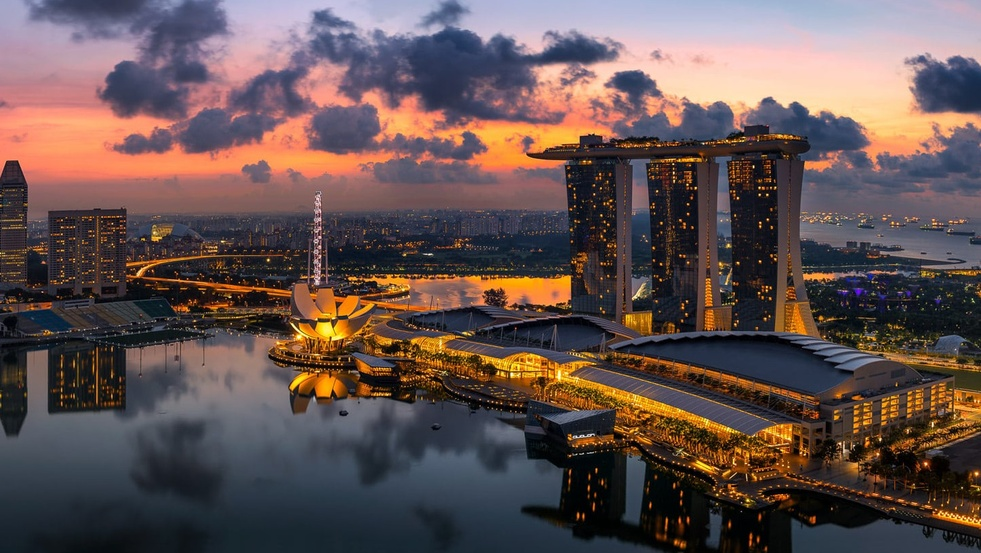
#> input picture singapore/train.jpg, 981 x 553 px, shrunk from 1447 x 815 before the run
$ jupyter execute main.ipynb
#> lines starting #> are read from the running program, lines starting #| are printed output that depends on the picture; long printed decimals are rounded
[cell 1]
import cv2
import numpy as np
import matplotlib.pyplot as plt

[cell 2]
train_photo = cv2.imread('singapore/train.jpg')
#> train_photo is the input picture: shape (553, 981, 3); mean B, G, R 80.6, 82.1, 99.4
train_photo = cv2.cvtColor(train_photo, cv2.COLOR_BGR2RGB)
train_photo_gray = cv2.cvtColor(train_photo, cv2.COLOR_RGB2GRAY)
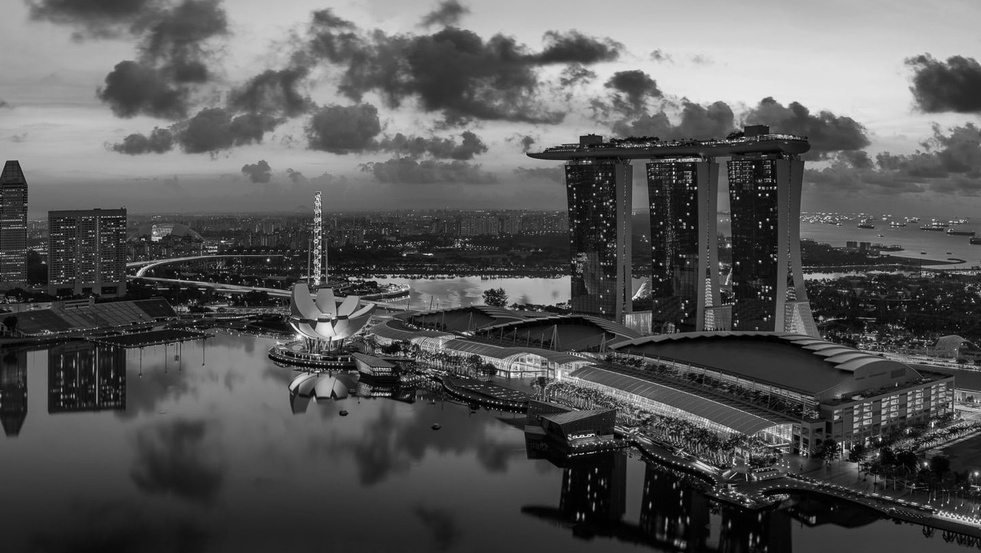
#> train_photo_gray: shape (553, 981); min 0, max 252, mean 87.1

query_photo = cv2.imread('singapore/query.jpg')
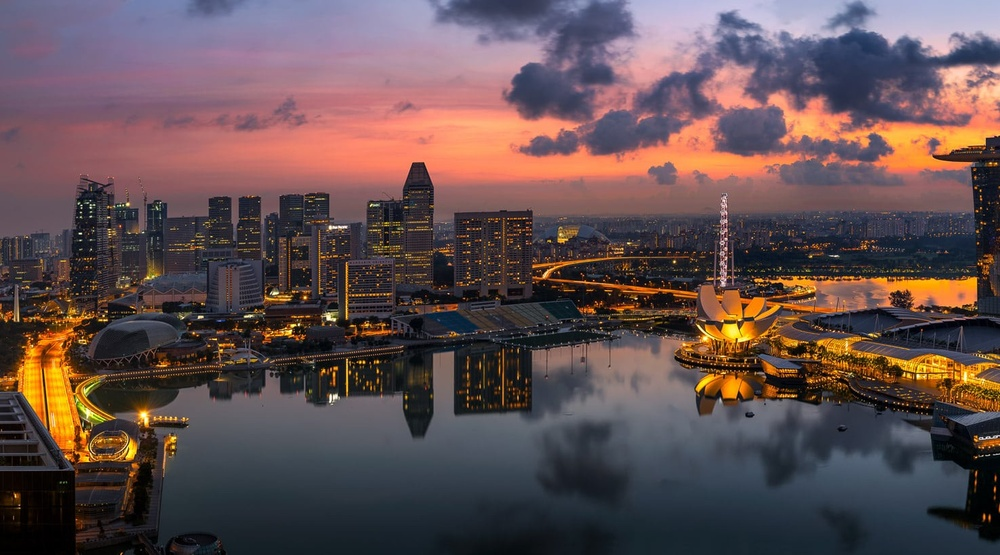
#> input picture singapore/query.jpg, 1000 x 555 px, shrunk from 1475 x 819 before the run
#> query_photo is the input picture: shape (555, 1000, 3); mean B, G, R 80.3, 79, 98.4
query_photo = cv2.cvtColor(query_photo, cv2.COLOR_BGR2RGB)
query_photo_gray = cv2.cvtColor(query_photo, cv2.COLOR_RGB2GRAY)
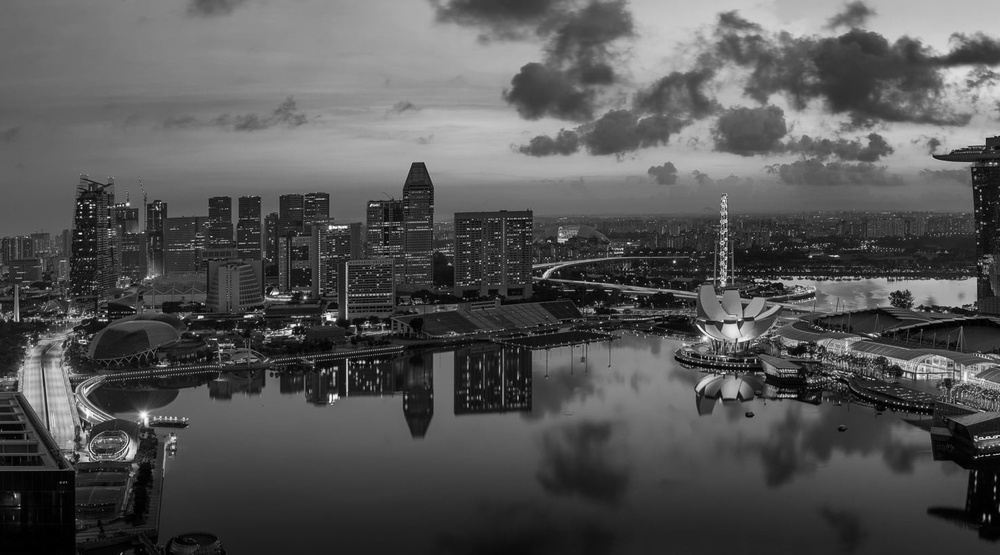
#> query_photo_gray: shape (555, 1000); min 0, max 254, mean 84.9

### Viewing the Images

[cell 3]
fig, ax = plt.subplots(2,2, constrained_layout = False, figsize=(16, 9))
ax[0,0].imshow(query_photo, cmap = 'gray')
ax[0,0].set_xlabel("Query Photo", fontsize=14)

ax[0,1].imshow(train_photo, cmap = 'gray')
ax[0,1].set_xlabel("Train Photo", fontsize=14)

ax[1,0].imshow(query_photo_gray, cmap = 'gray')
ax[1,0].set_xlabel("Query Photo", fontsize=14)

ax[1,1].imshow(train_photo_gray, cmap = 'gray')
ax[1,1].set_xlabel("Train Photo", fontsize=14)
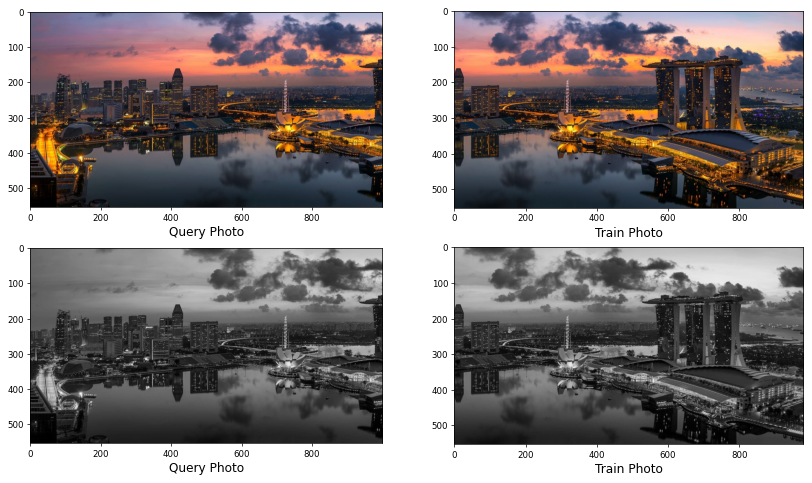
#> figure drawn by matplotlib, 4 panels

[cell 4]
def sift_detector(image):
    descriptor = cv2.SIFT_create()
    keypoints, features = descriptor.detectAndCompute(image, None)
#> keypoints = 3080 keypoints; strongest (x, y, size): (880, 439, 2), (926, 464, 2.4), (748, 500, 2), (976, 474, 2.6)

    return keypoints, features

keypoints_train_image, features_train_image = sift_detector(train_photo_gray)
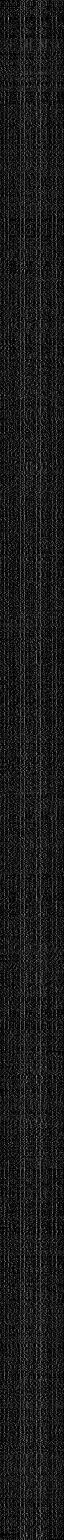
#> features_train_image: shape (3080, 128) float32 (shown at 1/2 size); min 0, max 208, mean 26.6
#> keypoints_train_image has the same summary as keypoints in sift_detector
keypoints_query_image, features_query_image = sift_detector(query_photo_gray)
#> in sift_detector (call 2), `keypoints, features = descriptor.detectAndCompute(image, None)`: keypoints = 2642 keypoints; strongest (x, y, size): (293, 325, 2.6), (305, 297, 2.2), (245, 316, 1.9), (128, 204, 2.3)
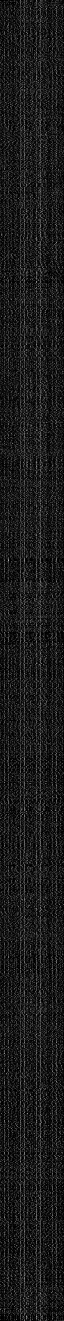
#> features_query_image: shape (2642, 128) float32 (shown at 1/2 size); min 0, max 211, mean 26.8
#> keypoints_query_image has the same summary as keypoints in sift_detector
print(f'lenght the keypoints: {len(keypoints_train_image)}')
#| lenght the keypoints: 3080
print(f'descriptor shape: {features_train_image.shape}')
#| descriptor shape: (3080, 128)

[cell 5]
for keypoint in keypoints_query_image:
    x, y = keypoint.pt
    size = keypoint.size
    orientation = keypoint.angle
    response = keypoint.response
    octave = keypoint.octave
    class_id = keypoint.class_id
#> this loop made 2642 passes
#> (keypoint, x, y, size, orientation, response, octave) on passes 1 to 3: (keypoint at (3, 320.6), size 2.1, 2.99, 320.6, 2.09, 317.6, 0.0246, 11010559), (keypoint at (3.6, 454), size 2.8, 3.58, 454, 2.8, 266.7, 0.022, 15270655), (keypoint at (3.9, 312.8), size 2.4, 3.91, 312.8, 2.36, 131.2, 0.0248, 3146495)

print(f'x, y: {x, y}')
#| x, y: (997.151, 315.240)
print(f"size: {size}")
#| size: 3.148
print(f"orientation: {orientation}")
#| orientation: 101.394
print(f"response: {response}")
#| response: 0.01732
print(f"octave: {octave}")
#| octave: 7209983
print(f"class_id: {class_id}")
#| class_id: -1

[cell 6]
features_query_image.shape
len(keypoints_query_image)
#> Out = 2642

[cell 7]
fig, ax = plt.subplots(1,2, figsize=(20,8), constrained_layout=False)
ax[0].imshow(cv2.drawKeypoints(train_photo_gray, keypoints_train_image, None, color = (191 , 0, 255)))

ax[1].imshow(cv2.drawKeypoints(query_photo_gray, keypoints_query_image, None, color = (191, 0, 255)))

plt.savefig('./outputs/'+ 'sift' + '_feature_image' + '.jpeg', bbox_inches='tight', dpi=300, format='jpeg')
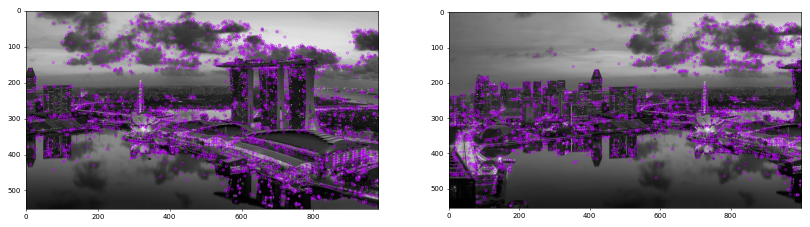
#> figure drawn by matplotlib, 2 panels

### Matching keypoints

[cell 8]
def create_match():
    bf = cv2.BFMatcher(cv2.NORM_L2, crossCheck=True)
    return bf

[cell 9]
def keypoints_matching(features_train_image, features_query_image):
    bf = create_match()

    best_matches = bf.match(features_train_image, features_query_image)
#> best_matches = 1416 matches

    raw_matches = sorted(best_matches, key = lambda x: x.distance)
#> raw_matches = 1416 matches
    print(f"raw matchines with brute force: {len(raw_matches)}")
#| raw matchines with brute force: 1416

    return raw_matches

[cell 10]
print(f'drawing matches for bf')
fig = plt.figure(figsize=(20, 8))
matches = keypoints_matching(features_train_image, features_query_image)
#> matches = 1416 matches
print(f'matches: {matches[0]}')
#> (printed output is left out)
mapped_feature_image = cv2.drawMatches(train_photo, keypoints_train_image, query_photo, keypoints_query_image, matches[:100], None, flags=cv2.DrawMatchesFlags_NOT_DRAW_SINGLE_POINTS)
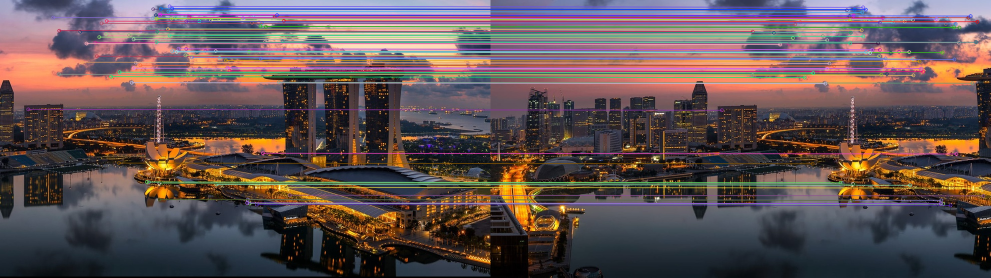
#> mapped_feature_image: shape (555, 1981, 3) (shown at 1/2 size); mean R, G, B 97.6, 82.2, 83.1

plt.imshow(mapped_feature_image)

[cell 11]
def homography_stitching(keypoints_train_image, keypoints_query_image, matches, reprojThresh):
    #convert to 2 numpy array of coordinates to find hommography
#> called with reprojThresh = 4
    keypoints_train_image = np.float32([keypoint.pt for keypoint in keypoints_train_image])
#> keypoints_train_image = 3080 pairs, first value 3.55 to 978.2, second value 5.61 to 548.6
    keypoints_query_image = np.float32([keypoint.pt for keypoint in keypoints_query_image])
#> keypoints_query_image = 2642 pairs, first value 2.99 to 997.2, second value 7.53 to 548

    #minimum match count for homography is 4
    if len(matches) >= 4:
        points_train = np.float32([keypoints_train_image[m.queryIdx] for m in matches])
#> points_train = 1416 pairs, first value 4.03 to 977.9, second value 5.61 to 542.1
        points_query = np.float32([keypoints_query_image[m.trainIdx] for m in matches])
#> points_query = 1416 pairs, first value 9.45 to 996.4, second value 7.53 to 548

        H, status = cv2.findHomography(points_train, points_query, cv2.RANSAC, reprojThresh)
#> H = [[1, 0.000177, 406], [0.000139, 0.999, 1.95], [3.33e-07, 2.26e-07, 1]]; status = 1416 values, max 1 at index 0, min 0 at index 893, mean 0.782

        return (matches, H, status)

    else:
        print(f"minimum match count not satisfied cannot get homopgrahy")
        return None

[cell 12]
M = homography_stitching(keypoints_train_image, keypoints_query_image, matches, reprojThresh=4)
#> M = 3 matches

if M is None:
    print(f"Error")

(matches, Homography_matrix, status) = M
#> Homography_matrix has the same summary as H in homography_stitching

#matrix with 8 degrees of freedom
print(f"{Homography_matrix}")
#| [[1.00044826e+00 1.77425511e-04 4.06047109e+02]
#|  [1.38734591e-04 9.99032493e-01 1.94808321e+00]
#|  [3.32938888e-07 2.25598364e-07 1.00000000e+00]]
